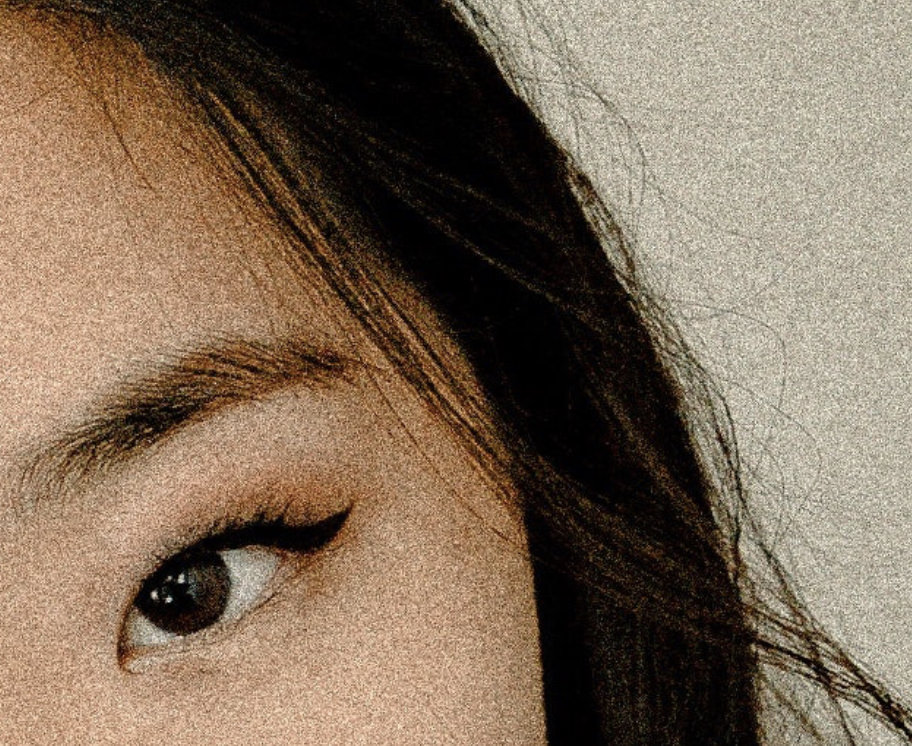
#> input picture Mathematical Image Processing/image.png, 912 x 746 px
$ python eed.py   (older library calls are emulated)
#> lines starting #> are read from the running program, lines starting #| are printed output that depends on the picture
import cv2
import numpy as np
import matplotlib.pyplot as plt

def apply_eed(input_u, steps=40, K=0.05, dt=0.1):
    u = np.asarray(input_u, dtype=np.float64).copy()
    for _ in range(steps):
        # 1. Compute Gradients (ux, uy)
        ux = cv2.Sobel(u, cv2.CV_64F, 1, 0, ksize=3)
        uy = cv2.Sobel(u, cv2.CV_64F, 0, 1, ksize=3)

        # Squared gradient magnitude (must be non-negative)
        eps = 1e-12
        mag_sq = ux**2 + uy**2 + eps

        # 2. Design Eigenvalues for D
        # Lambda 1: Across the edge (minimum diffusion)
        l1 = np.exp(-(mag_sq / (K**2)))
        l1 = np.clip(l1, 0.0, 1.0)
        # Lambda 2: Along the edge (maximum diffusion)
        l2 = 1.0

        # 3. Construct Diffusion Tensor D = P * Lambda * P_inv
        # From your notes: D = [[d11, d12], [d12, d22]]
        d11 = (l1 * ux**2 + l2 * uy**2) / mag_sq
        d12 = (l1 - l2) * (ux * uy) / mag_sq
        d22 = (l1 * uy**2 + l2 * ux**2) / mag_sq

        # 4. Compute Flux: j = D * grad(u)
        flux_x = d11 * ux + d12 * uy
        flux_y = d12 * ux + d22 * uy

        # 5. Update u: u_t = div(flux)
        # Divergence is d/dx(flux_x) + d/dy(flux_y)
        div = cv2.Sobel(flux_x, cv2.CV_64F, 1, 0, ksize=3) + \
              cv2.Sobel(flux_y, cv2.CV_64F, 0, 1, ksize=3)

        u += dt * div
        u = np.clip(u, 0, 1)
    return u

# --- Load and Setup ---
img = cv2.imread('image.png', cv2.IMREAD_GRAYSCALE)
#> img: shape (746, 912); min 0, max 253, mean 109.4
ref = img.astype(float) / 255.0

# --- Generate 4 Noises ---
# 1. Additive
n_add = np.clip(ref + np.random.normal(0, 0.1, ref.shape), 0, 1)
# 2. Multiplicative
n_mult = np.clip(ref + ref * np.random.randn(*ref.shape) * 0.1, 0, 1)
# 3. Poisson
n_pois = np.random.poisson(ref * 255.0) / 255.0
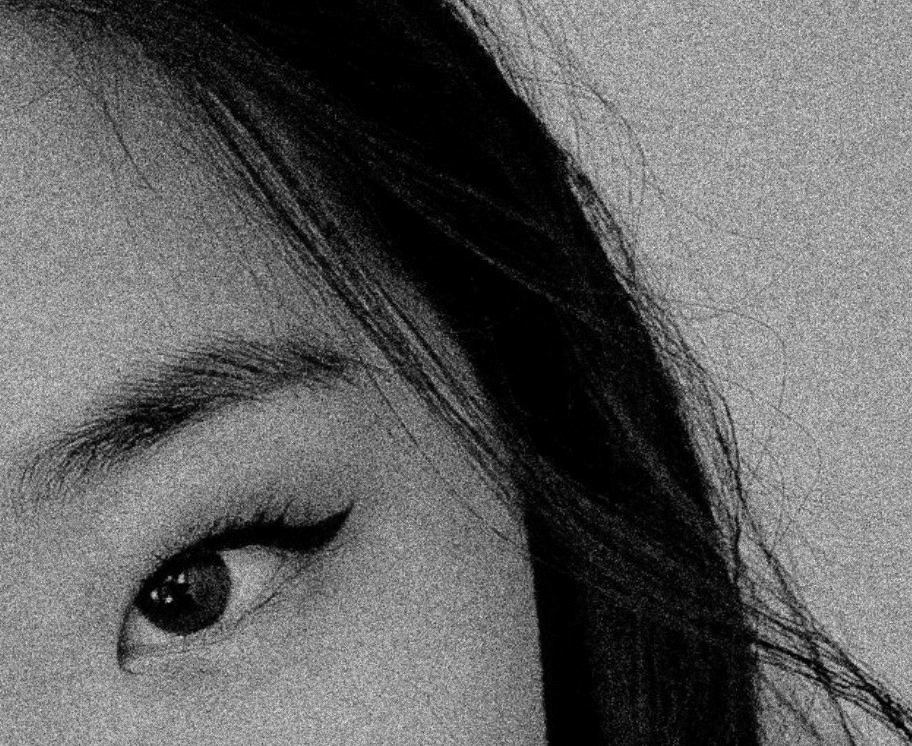
#> n_pois: shape (746, 912) float64; min 0, max 1.14, mean 0.429; drawn with min black and max white
# 4. Salt & Pepper
n_sp = ref.copy()
amt = 0.05
coords = [np.random.randint(0, i - 1, int(amt * ref.size * 0.5)) for i in ref.shape]
n_sp[tuple(coords)] = 1
coords = [np.random.randint(0, i - 1, int(amt * ref.size * 0.5)) for i in ref.shape]
n_sp[tuple(coords)] = 0
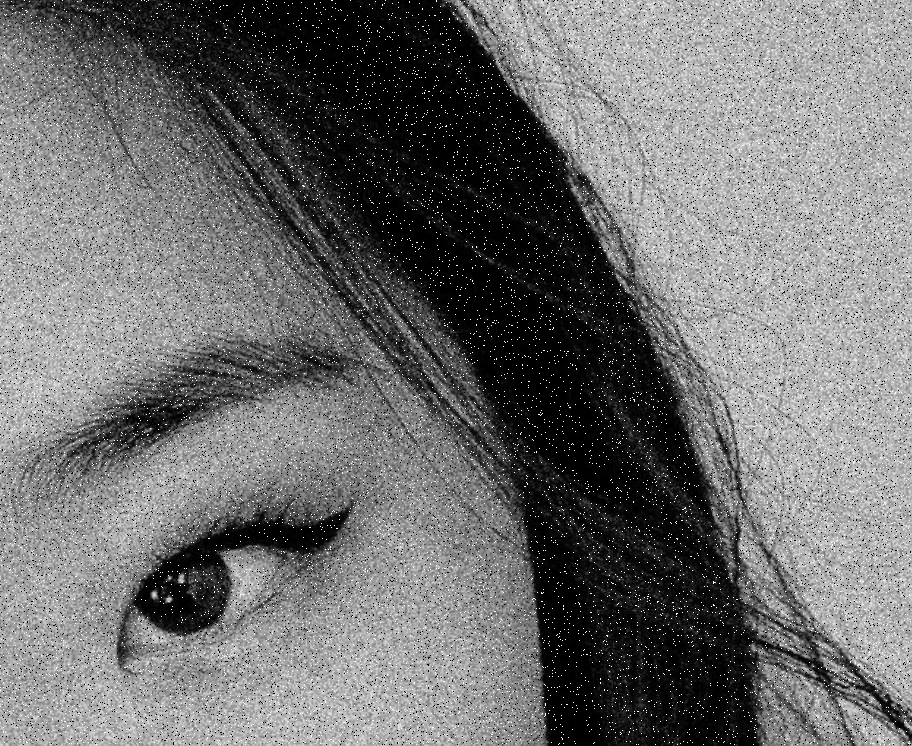
#> n_sp: shape (746, 912) float64; min 0, max 1, mean 0.432

# --- Process ---
noises = [n_add, n_mult, n_pois, n_sp]
titles = ["Additive", "Multiplicative", "Poisson", "Salt & Pepper"]
results = [apply_eed(n) for n in noises]
#> the loop in apply_eed (call 3), `for _ in range(steps):` made 40 passes
#> pass 1, in apply_eed (call 3), `uy = cv2.Sobel(u, cv2.CV_64F, 0, 1, ksize=3)`:
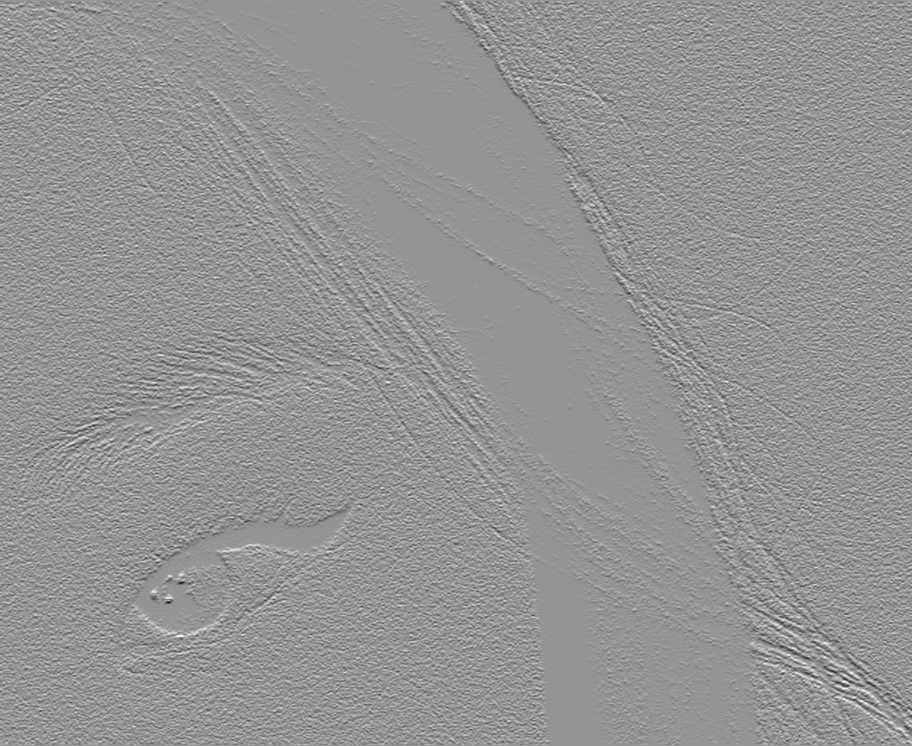
#> uy: shape (746, 912) float64; min -3.22, max 2.31, mean 0.0012; drawn with min black and max white
#> call 4 of apply_eed, with steps = 40, K = 0.05, dt = 0.1
#> the loop in apply_eed (call 4), `for _ in range(steps):` made 40 passes
#> pass 1, in apply_eed (call 4), `l1 = np.exp(-(mag_sq / (K**2)))`:
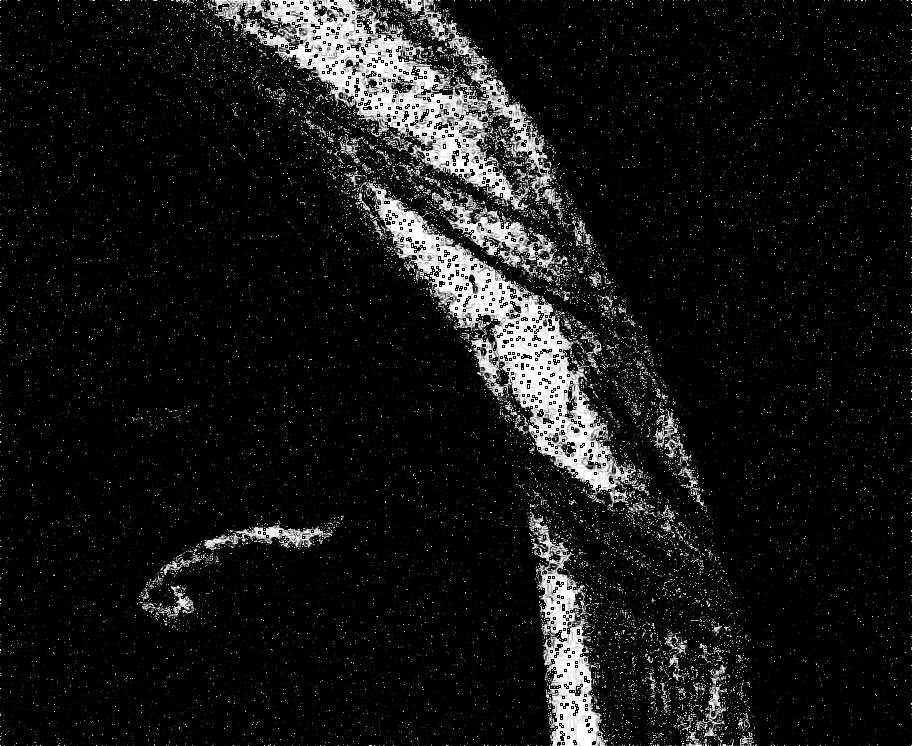
#> l1: shape (746, 912) float64; min 0, max 1, mean 0.0868
#> after the loop in apply_eed (call 4), `for _ in range(steps):`:
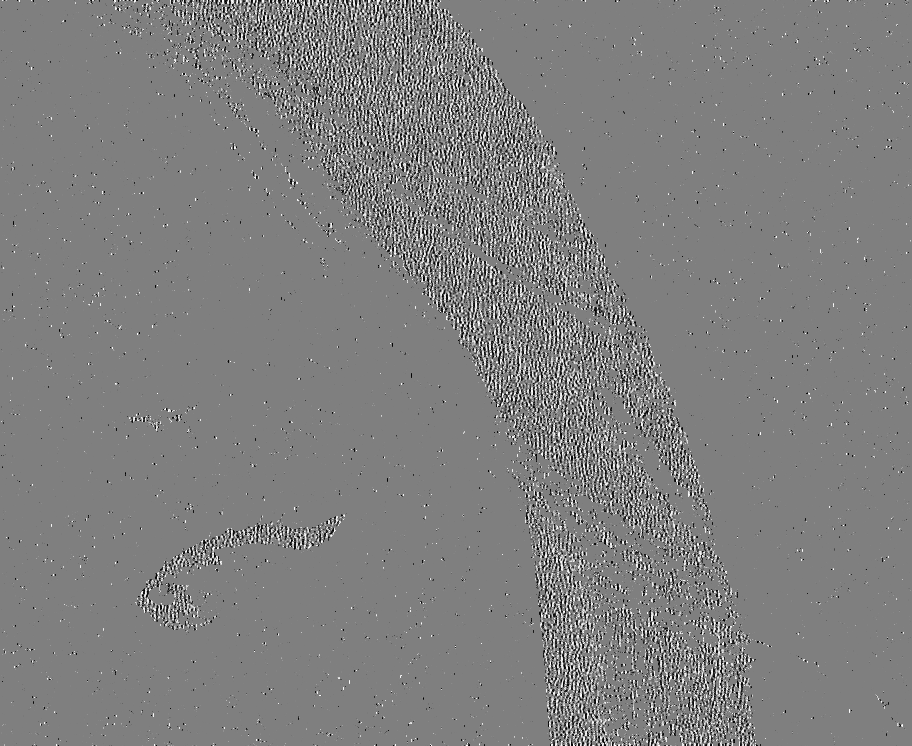
#> flux_x: shape (746, 912) float64; min -0.0214, max 0.0214, mean 4.52e-06; drawn with min black and max white
#> after the loop in apply_eed (call 4), `for _ in range(steps):`:
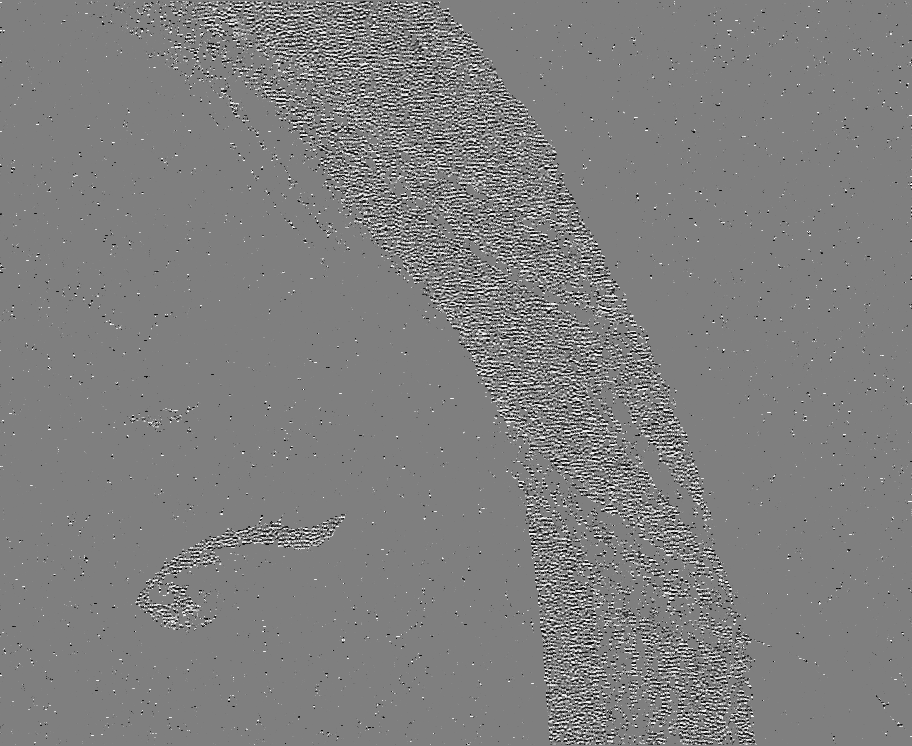
#> flux_y: shape (746, 912) float64; min -0.0214, max 0.0214, mean -3.56e-06; drawn with min black and max white
#> results = 4 items

# --- Visualization ---
plt.figure(figsize=(12, 16))
for i in range(4):
    plt.subplot(4, 2, 2*i + 1)
    plt.imshow(noises[i], cmap='gray')
    plt.title(f"Noisy {titles[i]}")
    plt.axis('off')

    plt.subplot(4, 2, 2*i + 2)
    plt.imshow(results[i], cmap='gray')
    plt.title(f"EED (Weickert) {titles[i]}")
    plt.axis('off')

plt.tight_layout()
plt.show()
